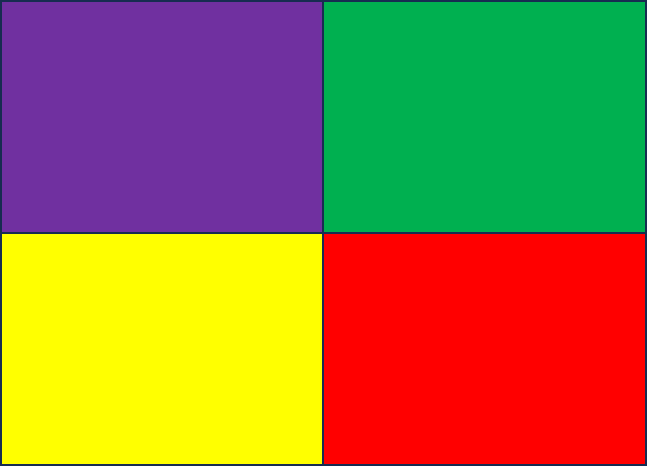
#> input picture test1.png, 647 x 466 px
$ python 4color_gray.py
#> lines starting #> are read from the running program, lines starting #| are printed output that depends on the picture; after the words box and inside, x2 and y2 are one past the last pixel; in counts of white or black regions, pixels touching at a corner belong together
import cv2
import numpy as np

# 画像ファイルのパスを指定
image_path = "test1.png"

# 画像を読み込み (RGB -> BGR)
image = cv2.imread(image_path)
#> image is the input picture: shape (466, 647, 3); mean B, G, R 60.4, 118, 152.5

# 色の定義 (RGB形式 -> BGR形式)
colors = {
    "glen": (80, 176, 0),         # (Blue, Green, Red)
    "yellow": (0, 255, 255),
    "porple": (160, 48, 112),
    "red": (0, 0, 255),
    "Light Green": (0, 255, 145)
}

# 各色の領域をカウントする
region_counts = {}

for color_name, bgr_value in colors.items():
    # 指定された色のマスクを作成
    mask = cv2.inRange(image, bgr_value, bgr_value)

    # 輪郭を検出
    contours, _ = cv2.findContours(mask, cv2.RETR_EXTERNAL, cv2.CHAIN_APPROX_SIMPLE)

    # 領域の数を記録
    region_counts[color_name] = len(contours)
#> this loop made 5 passes
#> contours on passes 1 to 4: [[[324, 2], [324, 231], [644, 231], [644, 2]]], [[[2, 234], [2, 463], [321, 463], [321, 234]]], [[[2, 2], [2, 231], [321, 231], [321, 2]]], [[[324, 234], [324, 463], [644, 463], [644, 234]]]
#> pass 1, `mask = cv2.inRange(image, bgr_value, bgr_value)`:
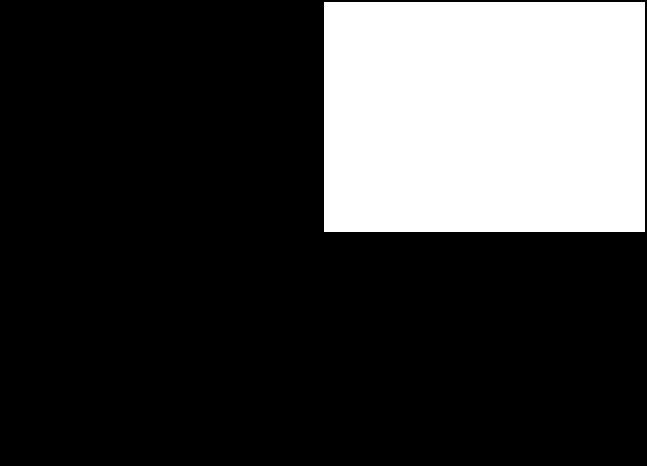
#> mask: shape (466, 647); 24.5% white; 1 white region, box (x1, y1, x2, y2) and area: (324, 2, 645, 232) 73830
#> pass 2, `mask = cv2.inRange(image, bgr_value, bgr_value)`:
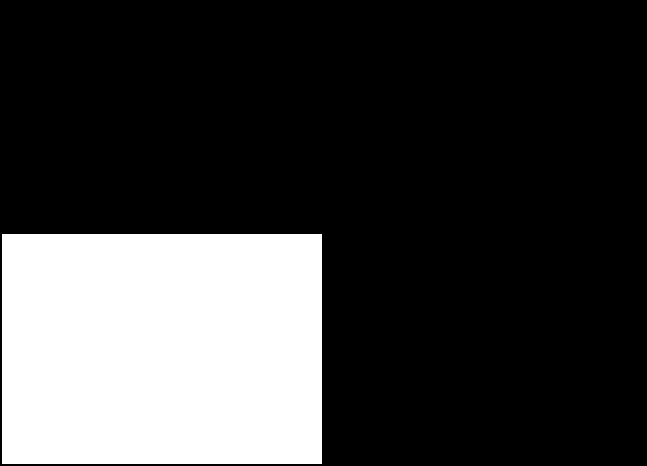
#> mask: shape (466, 647); 24.4% white; 1 white region, box (x1, y1, x2, y2) and area: (2, 234, 322, 464) 73600
#> pass 3, `mask = cv2.inRange(image, bgr_value, bgr_value)`:
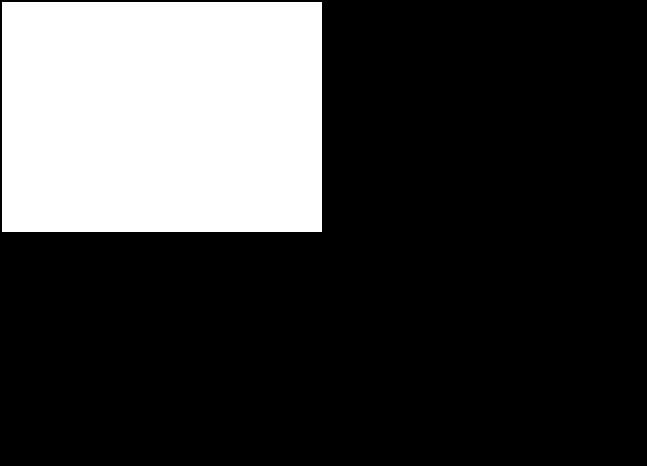
#> mask: shape (466, 647); 24.4% white; 1 white region, box (x1, y1, x2, y2) and area: (2, 2, 322, 232) 73600
#> after the loop: mask: shape (466, 647); every value is 0
#> after the loop, region_counts = {'glen': 1, 'yellow': 1, 'porple': 1, 'red': 1, 'Light Green': 0}

# 結果を表示
for color_name, count in region_counts.items():
    print(f"{color_name}: {count} regions")
#> this loop made 5 passes
#> (color_name, count) on passes 1 to 5: ('glen', 1), ('yellow', 1), ('porple', 1), ('red', 1), ('Light Green', 0)
#| glen: 1 regions
#| yellow: 1 regions
#| porple: 1 regions
#| red: 1 regions
#| Light Green: 0 regions
